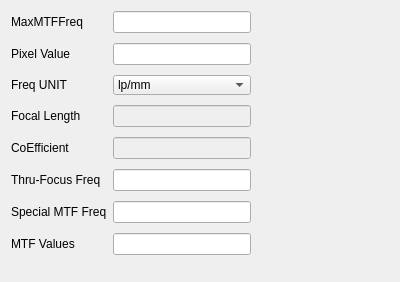
<?xml version="1.0" encoding="UTF-8"?>
<ui version="4.0">
 <class>SettingForm</class>
 <widget class="QWidget" name="SettingForm">
  <property name="geometry">
   <rect>
    <x>0</x>
    <y>0</y>
    <width>400</width>
    <height>282</height>
   </rect>
  </property>
  <property name="windowTitle">
   <string>Form</string>
  </property>
  <property name="windowOpacity">
   <double>1.000000000000000</double>
  </property>
  <property name="autoFillBackground">
   <bool>false</bool>
  </property>
  <property name="styleSheet">
   <string notr="true"/>
  </property>
  <layout class="QGridLayout" name="gridLayout">
   <property name="verticalSpacing">
    <number>10</number>
   </property>
   <item row="4" column="1">
    <widget class="QLineEdit" name="coefficient">
     <property name="enabled">
      <bool>false</bool>
     </property>
    </widget>
   </item>
   <item row="1" column="0">
    <widget class="QLabel" name="pixvallable">
     <property name="text">
      <string>Pixel Value</string>
     </property>
    </widget>
   </item>
   <item row="5" column="1">
    <widget class="QLineEdit" name="comparefreq"/>
   </item>
   <item row="2" column="1">
    <widget class="QComboBox" name="frequnittype">
     <property name="sizePolicy">
      <sizepolicy hsizetype="Preferred" vsizetype="Preferred">
       <horstretch>0</horstretch>
       <verstretch>0</verstretch>
      </sizepolicy>
     </property>
     <property name="minimumSize">
      <size>
       <width>0</width>
       <height>20</height>
      </size>
     </property>
     <item>
      <property name="text">
       <string>lp/mm</string>
      </property>
     </item>
     <item>
      <property name="text">
       <string>lp/degree</string>
      </property>
     </item>
    </widget>
   </item>
   <item row="6" column="1">
    <widget class="QLineEdit" name="specialMtfFreqText"/>
   </item>
   <item row="1" column="2">
    <spacer name="horizontalSpacer_2">
     <property name="orientation">
      <enum>Qt::Horizontal</enum>
     </property>
     <property name="sizeHint" stdset="0">
      <size>
       <width>40</width>
       <height>20</height>
      </size>
     </property>
    </spacer>
   </item>
   <item row="1" column="1">
    <widget class="QLineEdit" name="pixelval"/>
   </item>
   <item row="5" column="0">
    <widget class="QLabel" name="label_3">
     <property name="text">
      <string>Thru-Focus Freq</string>
     </property>
    </widget>
   </item>
   <item row="0" column="0">
    <widget class="QLabel" name="maxMtfFreq">
     <property name="text">
      <string>MaxMTFFreq</string>
     </property>
    </widget>
   </item>
   <item row="2" column="0">
    <widget class="QLabel" name="frequnitlab">
     <property name="text">
      <string>Freq UNIT</string>
     </property>
    </widget>
   </item>
   <item row="3" column="0">
    <widget class="QLabel" name="label">
     <property name="text">
      <string>Focal Length</string>
     </property>
    </widget>
   </item>
   <item row="6" column="0">
    <widget class="QLabel" name="label_4">
     <property name="text">
      <string>Special MTF Freq</string>
     </property>
    </widget>
   </item>
   <item row="8" column="2">
    <spacer name="verticalSpacer">
     <property name="orientation">
      <enum>Qt::Vertical</enum>
     </property>
     <property name="sizeHint" stdset="0">
      <size>
       <width>20</width>
       <height>40</height>
      </size>
     </property>
    </spacer>
   </item>
   <item row="4" column="0">
    <widget class="QLabel" name="label_2">
     <property name="frameShape">
      <enum>QFrame::NoFrame</enum>
     </property>
     <property name="text">
      <string>CoEfficient</string>
     </property>
    </widget>
   </item>
   <item row="0" column="2">
    <spacer name="horizontalSpacer">
     <property name="orientation">
      <enum>Qt::Horizontal</enum>
     </property>
     <property name="sizeHint" stdset="0">
      <size>
       <width>40</width>
       <height>20</height>
      </size>
     </property>
    </spacer>
   </item>
   <item row="3" column="1">
    <widget class="QLineEdit" name="focallen">
     <property name="enabled">
      <bool>false</bool>
     </property>
    </widget>
   </item>
   <item row="0" column="1">
    <widget class="QLineEdit" name="maxMtfXVal"/>
   </item>
   <item row="7" column="0">
    <widget class="QLabel" name="label_5">
     <property name="text">
      <string>MTF Values</string>
     </property>
    </widget>
   </item>
   <item row="7" column="1">
    <widget class="QLineEdit" name="mtfAtSpecFreqText">
     <property name="enabled">
      <bool>true</bool>
     </property>
     <property name="readOnly">
      <bool>true</bool>
     </property>
    </widget>
   </item>
  </layout>
 </widget>
 <resources/>
 <connections/>
</ui>
